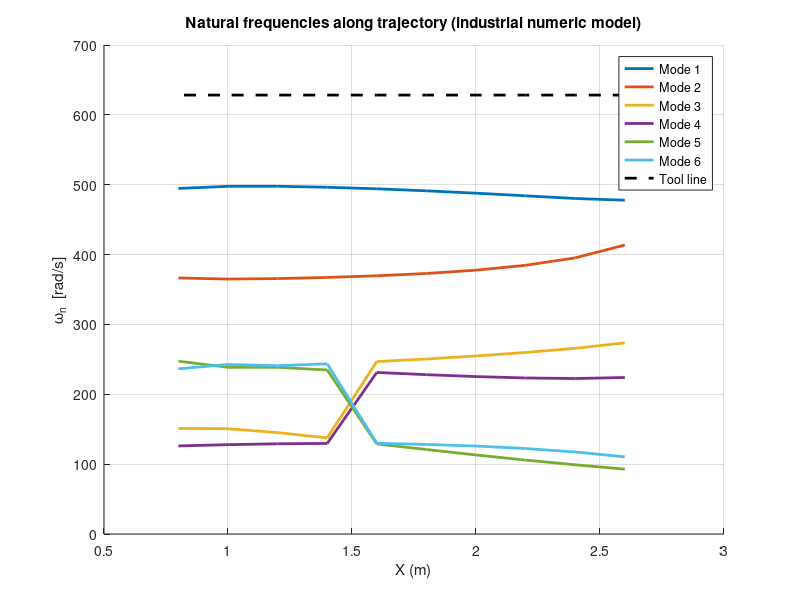

Here is the MATLAB script that generated this plot:
function RobotStifnessModel()

clear; clc;

%% =============================================================================
%% Trajectory (q1..q6)
%% =============================================================================
Angcord1 = [ ...
   -3.97   -9.32    36.81   -91.37   -92.63   332.47;
   -4.30  -21.87    62.29   -92.14   -92.51   319.54;
   -4.69  -30.27    79.89   -92.81   -92.39   310.33;
   -5.16  -36.97    94.43   -93.51   -92.23   302.47;
   -5.73  -42.59   107.24   -94.27   -92.02   295.27;
   -6.44  -47.36   118.92   -95.16   -91.72   288.36;
   -7.36  -51.30   129.77   -96.23   -91.27   281.45;
   -8.57  -54.23   139.98   -97.55   -90.56   274.22;
  -10.26  -55.70   149.59   -99.24   -89.37   266.16;
  -12.77  -54.53   158.52  -101.43   -87.17   256.30 ];

xpos = [ 2.6 2.4 2.2 2.0 1.8 1.6 1.4 1.2 1.0 0.8];

Angcord = deg2rad(Angcord1);

n = 6;

%% =============================================================================
%% ------------------ Parameters -----------------------------------------------
%% =============================================================================

RPM = 2000
z = 4

Toolw = 1500*(2*pi/60)*4


a     = [0.33 1.15 0.115 0 0 0];
d     = [0.645 0 0 1.22 0 0.24];
alpha = [pi/2 0 -pi/2 pi/2 -pi/2 0];

lc    = [0.35 0.60 0.55 0.15 0.12 0.20];
lc_y  = [0.00 0.00 0.00 0.00 0.00 0.00];
lc_z  = [0.00 0.00 0.00 0.00 0.00 0.00];

m     = [315 315 165 20 35 46];

Ixx = [ 12.0  18.0  10.5  0.40  0.80  1.10 ];
Iyy = [  9.0  14.0   8.0  0.30  0.60  0.90 ];
Izz = [  6.0   9.5   5.5  0.20  0.40  0.70 ];

Ixy = [ 0 0 0 0 0 0 ];
Ixz = [ 0 0 0 0 0 0 ];
Iyz = [ 0 0 0 0 0 0 ];

Ks = diag([20e6 20e6 20e6 50e4 50e4 20e4]);
g  = 9.81;

%% =========================================================================
%% Modal analysis
%% =========================================================================
N = size(Angcord,1);
wn = zeros(N,n);

eps = 1e-5;

for p = 1:N

    q0 = Angcord(p,:)';

    % --- Inertia matrix (numeric, exact) ---
    D = inertia_numeric(q0,a,d,alpha,lc,lc_y,lc_z,m,Ixx,Iyy,Izz,Ixy,Ixz,Iyz);

    % --- Gravity stiffness (numeric linearization) ---
    Kg = zeros(n);

    G0 = gravity_numeric(q0,a,d,alpha,lc,lc_y,lc_z,m,g);

    for i=1:n %  Numeric derivate
        dq = zeros(n,1); % A column vector with zeros.
        dq(i)=eps; %we apply the perturbation just to the joint k
        Gp = gravity_numeric(q0+dq,a,d,alpha,lc,lc_y,lc_z,m,g); %valuation of the gravity function with a perturbation just in the joiint k.
        Gm = gravity_numeric(q0-dq,a,d,alpha,lc,lc_y,lc_z,m,g);
        Kg(:,i) = (Gp-Gm)/(2*eps); % Derivate
    end

    Kt = Ks + Kg;

    % --- Modal problem ---
    [~,W2] = eig(Kt,D);
    wn(p,:) = sqrt(real(diag(W2)))';

end

%% =========================================================================
%% Plot
%% =========================================================================
figure; hold on;
colors = lines(6);
for i=1:6
    plot(xpos(:),wn(:,i),'LineWidth',2,'Color',colors(i,:));
end
    plot(xpos(:), Toolw*ones(size(xpos(:))), 'k--', 'LineWidth', 2);

xlabel('X (m)');
ylabel('\omega_n  [rad/s]');
title('Natural frequencies along trajectory (industrial numeric model)');
legend('Mode 1','Mode 2','Mode 3','Mode 4','Mode 5','Mode 6','Tool line');
grid on;

end

%% =========================================================================
%% NUMERIC INERTIA MATRIX
%% =========================================================================
function D = inertia_numeric(q,a,d,alpha,lc,lc_y,lc_z,m,Ixx,Iyy,Izz,Ixy,Ixz,Iyz)

n = length(q);
T = eye(4); %identity matrix

O = cell(n+1,1); %cell or empty arrange for origin of reference systems
z = cell(n+1,1); %cell or empty arrange for z-axes
R = cell(n,1); %cell or empty arrange for rotation matrix

O{1} = [0;0;0]; % Origin of base reference frame2im
z{1} = [0;0;1]; % Z axes of the reference frame.

for i=1:n
    T = T * dh_num(a(i),alpha(i),d(i),q(i));
    R{i}   = T(1:3,1:3);
    O{i+1} = T(1:3,4);
    z{i+1} = R{i}*[0;0;1];
end

D = zeros(n);

for i=1:n
    rcm = [lc(i); lc_y(i); lc_z(i)];
    Ocm = O{i+1} + R{i}*rcm;

    Jv = zeros(3,n);
    Jw = zeros(3,n);

    for j=1:i
        Jv(:,j) = cross(z{j},Ocm-O{j});
        Jw(:,j) = z{j};
    end

    Ii = [ Ixx(i) -Ixy(i) -Ixz(i);
          -Ixy(i)  Iyy(i) -Iyz(i);
          -Ixz(i) -Iyz(i)  Izz(i) ];

    D = D + m(i)*(Jv'*Jv) + Jw'*R{i}*Ii*R{i}'*Jw;
end
end

%% =========================================================================
%% GRAVITY MATRIX
%% =========================================================================
function G = gravity_numeric(q,a,d,alpha,lc,lc_y,lc_z,m,g)

n = length(q);
G = zeros(n,1);

epsG = 1e-6; %We define the perturbation used to apply the mathematical formula of the derivate

for k = 1:n
    dqk = zeros(n,1); % A column vector with zeros.
    dqk(k) = epsG; %we apply the perturbation just to the joint k

    Pp = 0; % Potential energy with positive perturbation
    T  = eye(4); % Transformation Matrix storage.
    for i = 1:n
        T = T * dh_num(a(i),alpha(i),d(i),q(i) + dqk(i)); % Transformation matrix with perturbation in the joint k.
        R = T(1:3,1:3);
        O = T(1:3,4);
        rcm = [lc(i); lc_y(i); lc_z(i)]; %Center of mass coordinates for each link.
        Ocm = O + R*rcm;
        Pp = Pp + m(i)*g*Ocm(3); %Potential Energi with Influence on the joint k. (positive perturbation)
    end

    Pm = 0; %Potential energy with negative perturbation
    T  = eye(4); % Transformation Matrix storage.
    for i = 1:n
        T = T * dh_num(a(i),alpha(i),d(i),q(i) - dqk(i)); % Transformation matrix with perturbation in the joint k.
        R = T(1:3,1:3);
        O = T(1:3,4);
        rcm = [lc(i); lc_y(i); lc_z(i)]; %Center of mass coordinates for each link.
        Ocm = O + R*rcm;
        Pm = Pm + m(i)*g*Ocm(3); %Potential Energi with Influence on the joint k.  (negative perturbation)
    end

    G(k) = (Pp - Pm) / (2*epsG); % Derivate of the potential Energi For each joint. (Column vector)
end

end

%% =========================================================================
%% DH TRANSFORM
%% =========================================================================
function T = dh_num(a,alpha,d,theta)
T = [ ...
 cos(theta) -sin(theta)*cos(alpha)  sin(theta)*sin(alpha) a*cos(theta);
 sin(theta)  cos(theta)*cos(alpha) -cos(theta)*sin(alpha) a*sin(theta);
 0           sin(alpha)             cos(alpha)            d;
 0           0                      0                     1];
end

